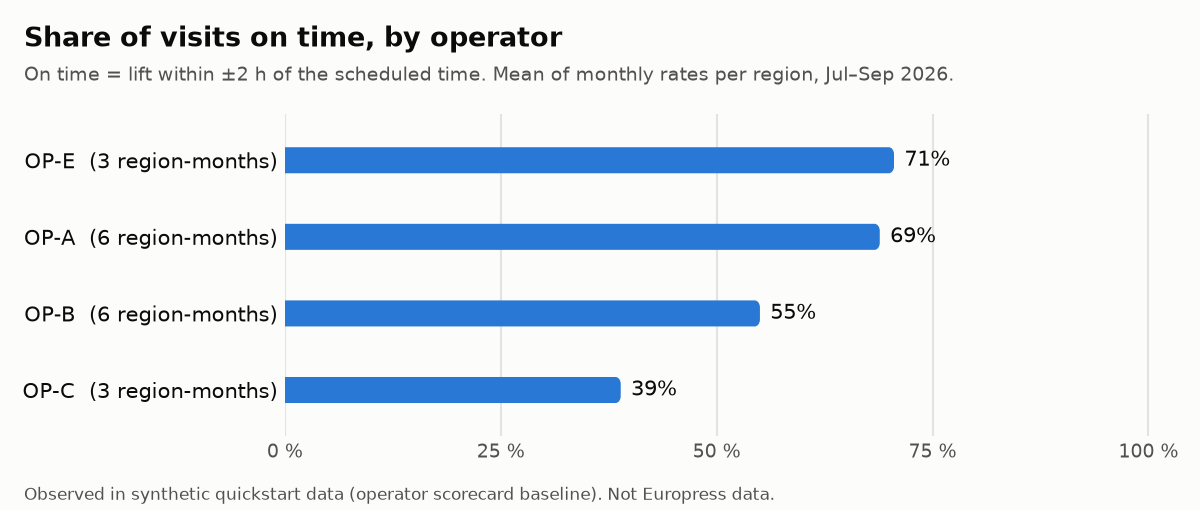

Generate this figure with Python:
"""C07 · Chart: punctuality per operator.

Run from repo root after notes/scorecard.py:  python notes/punctuality.py
Reads my_scorecard.csv and writes notes/punctuality.png.
On time = the lift happened within ±2 h of the scheduled time (baselines/b5_operator_scorecard.py).
"""
import matplotlib
matplotlib.use("Agg")
import matplotlib.pyplot as plt
from matplotlib.patches import PathPatch
from matplotlib.path import Path
import pandas as pd

SURFACE, INK, INK_2, GRID, SERIES = "#fcfcfb", "#0b0b0b", "#52514e", "#e4e3df", "#2a78d6"

sc = pd.read_csv("my_scorecard.csv")
g = sc.groupby("operator_id").on_time_rate.agg(["mean", "count"]).sort_values("mean")
print(g.round(3).to_string())

fig, ax = plt.subplots(figsize=(8, 3.4), dpi=150, facecolor=SURFACE)
ax.set_facecolor(SURFACE)
h = 0.34  # bar thickness (~24 px)


def bar(y, w, rx=0.006, ry=0.09):
    """Horizontal bar, square at the baseline, rounded (~4 px) at the data end."""
    y0, y1, k = y - h / 2, y + h / 2, 0.45
    verts = [(0, y0), (w - rx, y0), (w - rx * k, y0), (w, y0 + ry * k), (w, y0 + ry),
             (w, y1 - ry), (w, y1 - ry * k), (w - rx * k, y1), (w - rx, y1), (0, y1), (0, y0)]
    codes = [Path.MOVETO, Path.LINETO, Path.CURVE4, Path.CURVE4, Path.CURVE4,
             Path.LINETO, Path.CURVE4, Path.CURVE4, Path.CURVE4, Path.LINETO, Path.CLOSEPOLY]
    return PathPatch(Path(verts, codes), fc=SERIES, ec="none")


for i, (op, row) in enumerate(g.iterrows()):
    w = row["mean"]
    ax.add_patch(bar(i, w))
    ax.text(w + 0.012, i, f"{w:.0%}", va="center", ha="left", fontsize=10, color=INK)
ax.set_yticks(range(len(g)), [f"{op}  ({int(n)} region-months)" for op, n in zip(g.index, g["count"])], color=INK, fontsize=10)
ax.set_xlim(0, 1.02)
ax.set_ylim(-0.6, len(g) - 0.4)
ax.set_xticks([0, 0.25, 0.5, 0.75, 1], ["0 %", "25 %", "50 %", "75 %", "100 %"], color=INK_2, fontsize=9)
ax.xaxis.grid(True, color=GRID, lw=1)
ax.set_axisbelow(True)
ax.tick_params(length=0)
for s in ax.spines.values():
    s.set_visible(False)
fig.text(0.02, 0.95, "Share of visits on time, by operator", ha="left", va="top", fontsize=13, color=INK, fontweight="bold")
fig.text(0.02, 0.87, "On time = lift within ±2 h of the scheduled time. Mean of monthly rates per region, Jul–Sep 2026.",
         ha="left", va="top", fontsize=9, color=INK_2)
fig.text(0.02, 0.02, "Observed in synthetic quickstart data (operator scorecard baseline). Not Europress data.",
         fontsize=8, color=INK_2)
fig.tight_layout(rect=(0, 0.05, 1, 0.82))
fig.savefig("notes/punctuality.png", facecolor=SURFACE)
